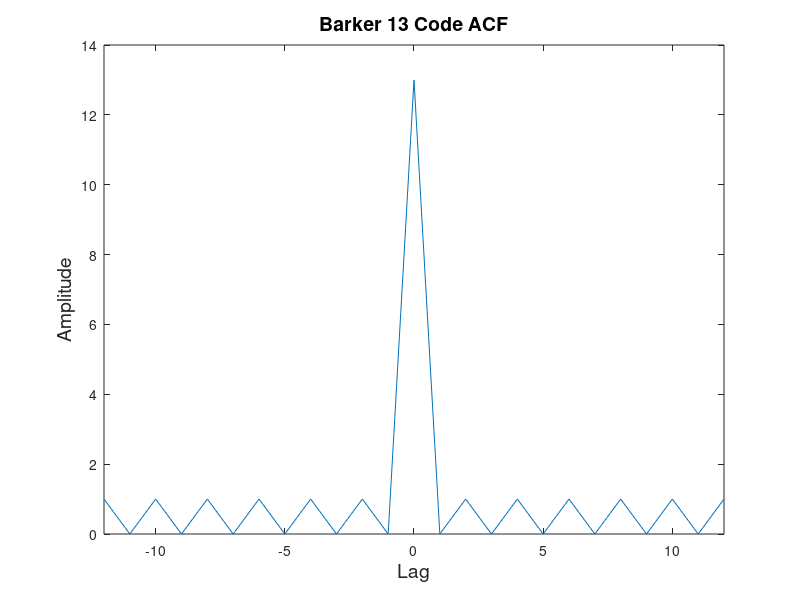
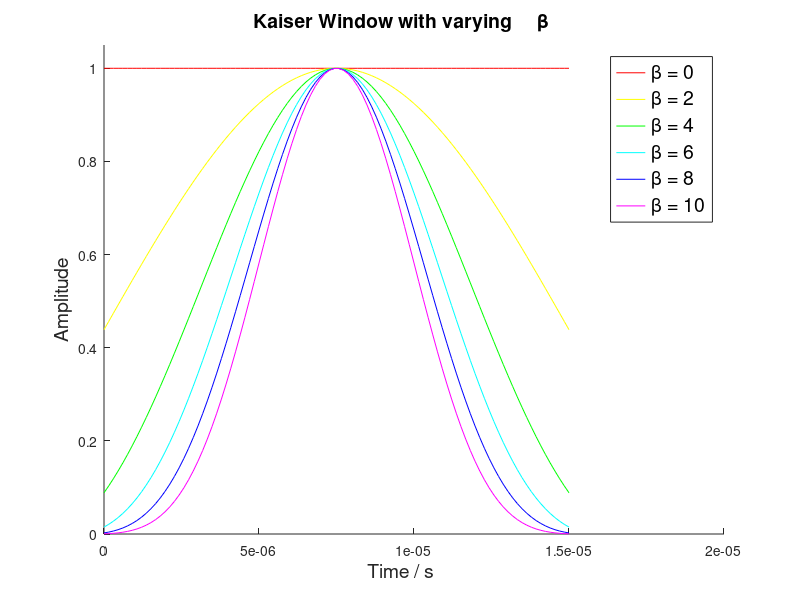

Reproduce these figures in MATLAB, in order. (Note: this script raises an error after producing the figures.)
close all;
clear all;

fontsize = 14;

%% first a simple barker ACF
phase = [ 1 1 1 1 1 -1 -1 1 1 -1 1 -1 1];
x = -12:1:12;

acf = abs(xcorr(phase,phase));

fig = figure;
plot(x, acf);
title('Barker 13 Code ACF', 'FontSize', fontsize);
ylabel('Amplitude    ', 'FontSize', fontsize);
xlabel('Lag', 'FontSize',fontsize);
xlim([-12 12]);
filename = '../thesis/figures/barker13-acf.png';
print(fig, '-dpng', '-r300', filename);



%% kaiser parameters
N=6;
points = 100
kaiser_params = linspace(0,10,N);
s = cell(1,N);
C = [1 0 0; 1 1 0; 0 1 0; 0 1 1; 0 0 1; 1 0 1];
fig = figure;
hold on;
x = linspace(0,15e-6,points);
for i=1:length(kaiser_params)
  amp = kaiser(points, kaiser_params(i))';
  h(i) = plot(x, amp, 'Color', C(i, :));
  s{i} = sprintf('\\beta = %d', kaiser_params(i));
end
ind = [1 2 3 4 5 6];
leg=legend(h(ind),s{ind});
set(leg, 'FontSize', fontsize);
title('Kaiser Window with varying     \beta     ', 'FontSize', fontsize);
ylabel('Amplitude    ', 'FontSize', fontsize);
xlabel('Time / s     ', 'FontSize',fontsize);
ylim([0 1.05]);

filename = '../thesis/figures/kaiserparams.png';
print(fig, '-dpng', '-r300', filename);

%% LFM whole AF
v_max = 100000;
carrier = 9.55e9;
series_name = 'lfm-full';
plot_title = 'LFM';
lim = inf;


f_points = 100;
impulse_response = [];
phase = [];
B = 5e6;

tau = 15e-6;
fs = 8e7;
N = tau*fs;
amp = ones(1,N);
f_signal = linspace(-B/2,B/2,N);

[clean_signal signal new_tau] = makesignal(amp, phase, f_signal, impulse_response, tau, fs);
[delay v the_af] = af(signal, clean_signal, new_tau, fs, v_max, f_points, carrier);
t_str = sprintf('%s ( \\tau=15 \\mus, f=%1.2f GHz )      ', plot_title, carrier./1e9);
fig = plotaf(t_str, delay,v,the_af);
xlim([-lim lim]);
filename = sprintf('../thesis/figures/%s-%ius.png', series_name,tau*1e6);
print(fig, '-dpng', '-r300', filename);

%% Pulse whole AF
v_max = 6000;
carrier = 9.55e9;

f_points = 100;
impulse_response = [];
phase = [];
B = 5e6;

tau = 15e-6;
fs = 8e7;
N = tau*fs;
amp = ones(1,N);

[clean_signal signal new_tau] = makesignal(amp, phase, [], impulse_response, tau, fs);
[delay v the_af] = af(signal, clean_signal, new_tau, fs, v_max, f_points, carrier);
t_str = sprintf('Pulse ( \\tau=15 \\mus, f=%1.2f GHz )      ', carrier./1e9);
fig = plotaf(t_str, delay,v,the_af, true);
filename = '../thesis/figures/pulsefullaf.png';
print(fig, '-dpng', '-r300', filename);

%% Kaiser FFT
close all;

tau = 15e-6;
N = 256;
a = ones(1,20);
a = fftshift(abs(fft(a, N)));


b = kaiser(20,1);
b = fftshift(abs(fft(b, N)));


c = kaiser(20,10);
c = fftshift(abs(fft(c, N)));

d = kaiser(20,20);
d = fftshift(abs(fft(d, N)));

x = linspace(-N/2,N/2-1,N)/tau/1e3;
fig = figure;
plot(x,a,'--',x,b,x,c,x,d);
xlabel('Frequency / kHz', 'FontSize', fontsize);
ylabel('Amplitude', 'FontSize', fontsize);
leg = legend('rect. pulse','Kaiser \beta=1', 'Kaiser \beta=10', 'Kaiser \beta=20');
set(leg, 'FontSize', fontsize);
xlim([-.8e4 .8e4]);
filename = '../thesis/figures/fftspec.png';
print(fig, '-dpng', '-r300', filename);

%% LFM waveform
series_name = 'lfm-waveform';

impulse_response = [];
phase = [];
B = 5e6;
tau = 5e-6;
fs = 8e7;
N = tau*fs;
amp = ones(1,N);
f_signal = linspace(0,B,N);

[clean_signal signal new_tau] = makesignal(amp, phase, f_signal, impulse_response, tau, fs);
fig = figure;
x = linspace(0,tau,N);
plot(x,real(clean_signal));
xlim([0,tau]);
title('LFM waveform, \tau=5 \mus    ', 'FontSize',fontsize);
xlabel('Pulse length \tau    ', 'FontSize',fontsize);
ylabel('Amplitude       ', 'FontSize', fontsize);
filename = sprintf('../thesis/figures/%s-%ius.png', series_name,tau*1e6);
print(fig, '-dpng', '-r300', filename);


%% simple pulse waveform show-n-tell
impulse_response = [];
phase = [];
B = 5e6;
tau = 15e-6;
fs = 8e7;
N = tau*fs;
X = 100;
Y = 2000;
amp = [zeros(1,X) ones(1,N) zeros(1,X)];
f_signal = [zeros(1,X) 8e5*ones(1,N) zeros(1,X)];
[s signal new_tau] = makesignal(amp, phase, f_signal, impulse_response, tau, fs);

s = [s zeros(1, Y) s];

new_N = 2*N+4*X+Y;
x = 1:new_N;
fig = figure;
plot(x, real(s), x, abs(s), '--'); 
ylim([-1.1 1.1]);
xlim([0 new_N]);
xlabel('Time    ', 'FontSize', fontsize);
filename = '../thesis/figures/basic_waveform.png';
print(fig, '-dpng', '-r300', filename);


%% pulse spectrum

fontsize = 13;
impulse_response = [];
phase = [];
B = 5e6;
tau = 15e-6;
fs = 1e8;
N = tau*fs;
fftN = 2^nextpow2(8*N);
amp = ones(1,N);
[s signal new_tau] = makesignal(amp, phase, [], impulse_response, tau, fs);

ss = fftshift(abs(fft(s, fftN)));
ss = 20*log10(ss/max(ss));


x=linspace(-N/2,N/2-1,fftN)/tau/1e6;
fig = figure;
plot(x,ss);
xlabel('Frequency / MHz','FontSize', fontsize);
ylabel('dB   ','FontSize', fontsize);
title('Rectangular Pulse    ','FontSize', fontsize);
xlim([-4 4]);
filename = '../thesis/figures/pulsespectrum.png';
print(fig, '-dpng', '-r300', filename);


%% pulse and window
N = 1000;
tau = 15e-6;
w = kaiser(N,7);
rect = [0 ones(1,N-2) 0];
x = linspace(0,tau, N);

fig = figure;
plot(x,w, x, rect);
xlabel('Time / s ', 'FontSize', fontsize);
ylabel('Amplitude', 'FontSize', fontsize);
xlim([-1e-6 16e-6]);
ylim([0, 1.1]);
filename = '../thesis/figures/pprdemo.png';
print(fig, '-dpng', '-r300', filename);


%% sinc function

tau = 15e-6;
fs = 1e9;
N = tau*fs;
f = linspace(-10/tau, 10/tau, N);
fx = linspace(-10,10, N);
x = abs(sinc(f.*tau));
x = x/max(x);

plot(fx, x);
xlabel('Multiples of 1/\tau', 'FontSize', fontsize);
ylabel('Amplitude', 'FontSize', fontsize);
title('AF Doppler dimension of a rectangular pulse, \tau=15e-6 ', 'FontSize', fontsize); 
xlim([-10 10]);
filename = '../thesis/figures/sincnulls.png';
print(fig, '-dpng', '-r300', filename);
